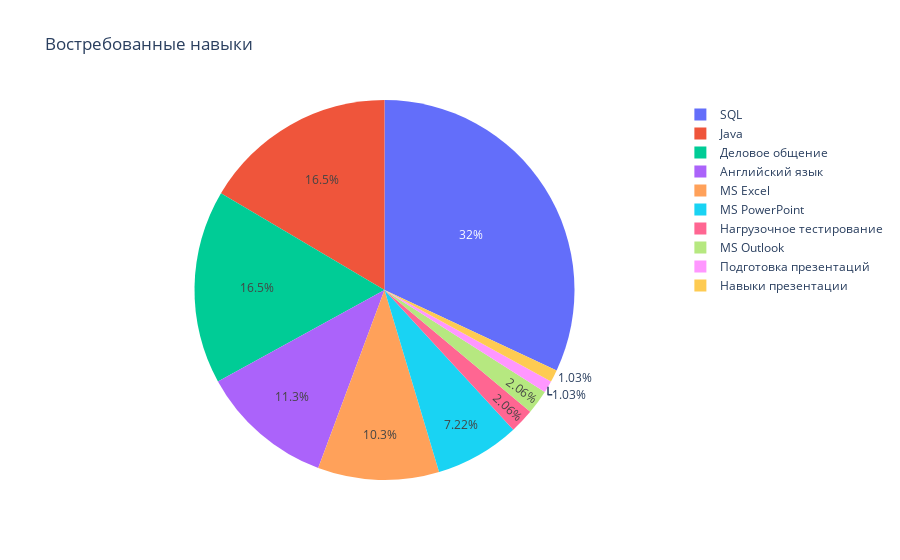

Notebook code cell kept with this figure:
### Code cell
import plotly as py
import plotly.graph_objs as go
pyplt=py.offline.plot
labels=list(dct_skill.keys())[0:10]
values=list(dct_skill.values())[0:10]
trace=[go.Pie(labels=labels,values=values)]
layout=go.Layout(
    title='Востребованные навыки'
)
fig=go.Figure(data=trace,layout=layout)
fig.show()

### Figure 1 — Plotly figure (JSON) as saved in the notebook; plotly's stock layout.template omitted (floating-point values rounded to 4 significant figures)
{"data": [{"labels": ["Java", "SQL", "Нагрузочное тестирование", "Английский язык", "Подготовка презентаций", "Навыки презентации", "MS PowerPoint", "MS Outlook", "MS Excel", "Деловое общение"], "type": "pie", "values": [16, 31, 2, 11, 1, 1, 7, 2, 10, 16]}], "layout": {"title": {"text": "Востребованные навыки"}}}
